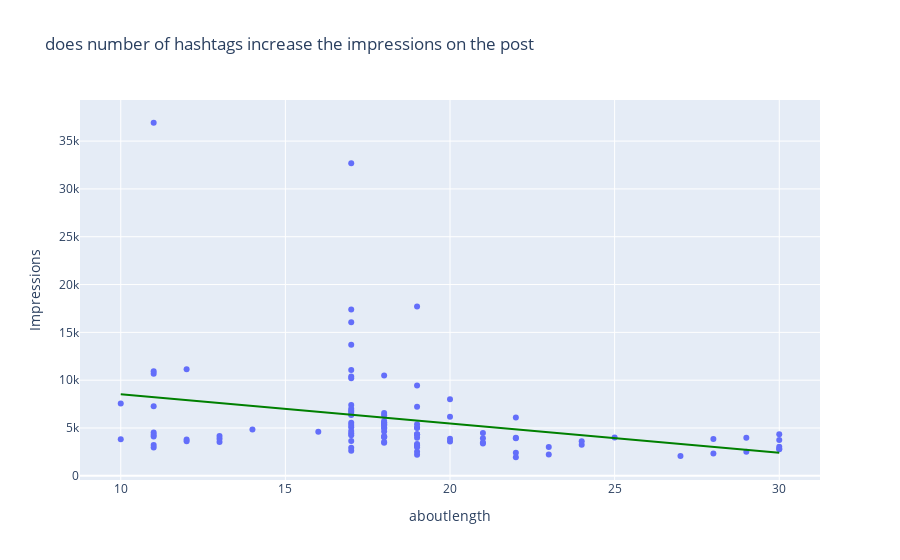

The cell this chart's notebook holds for it:
### Code cell
plx.scatter(df,
            x='aboutlength',
            y='Impressions',
            title= 'does number of hashtags increase the impressions on the post',
            trendline='ols',trendline_color_override='green'
            )
